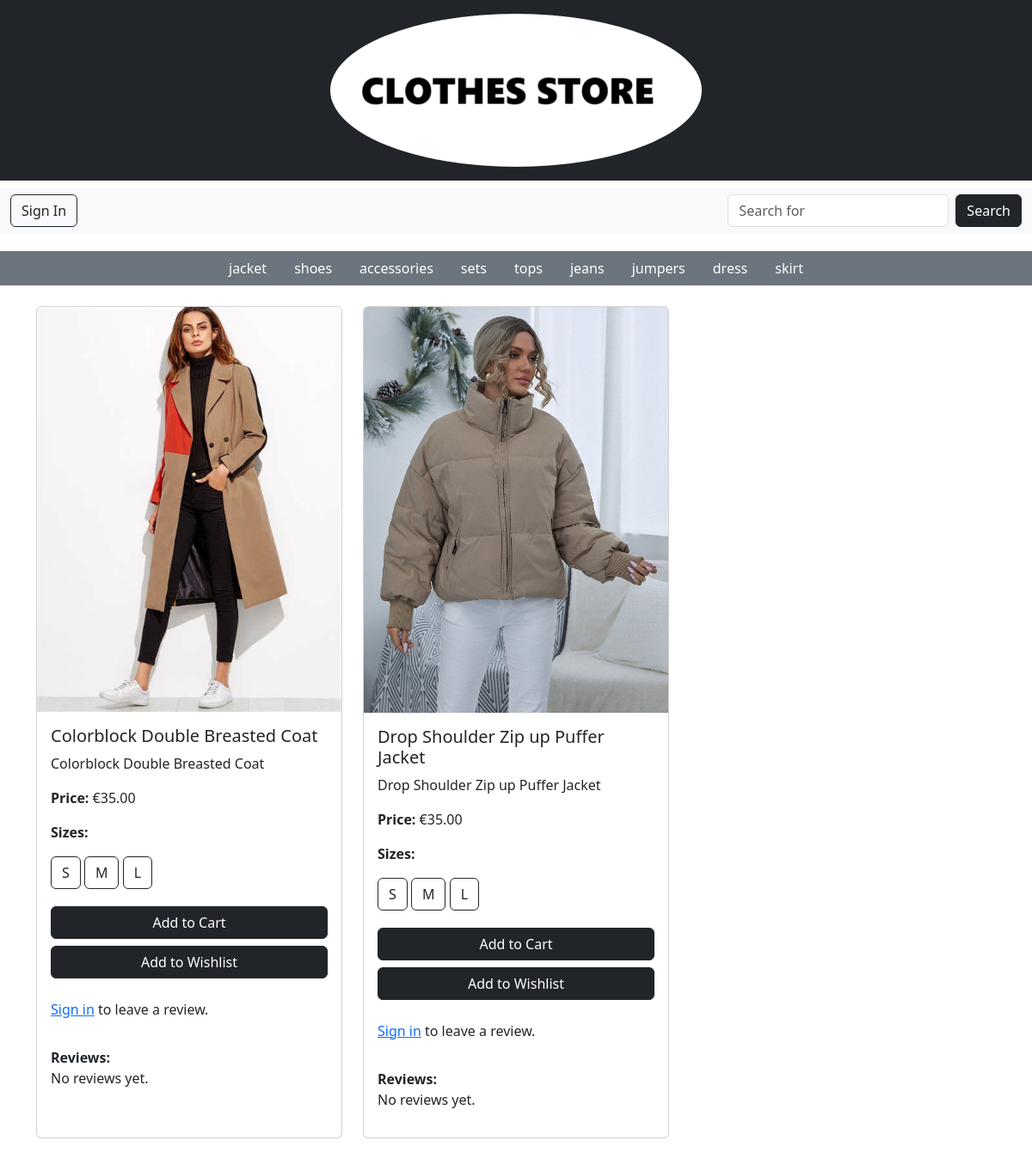
/store/women/?subcategory=jacket, run on an earlier commit of the app's database.
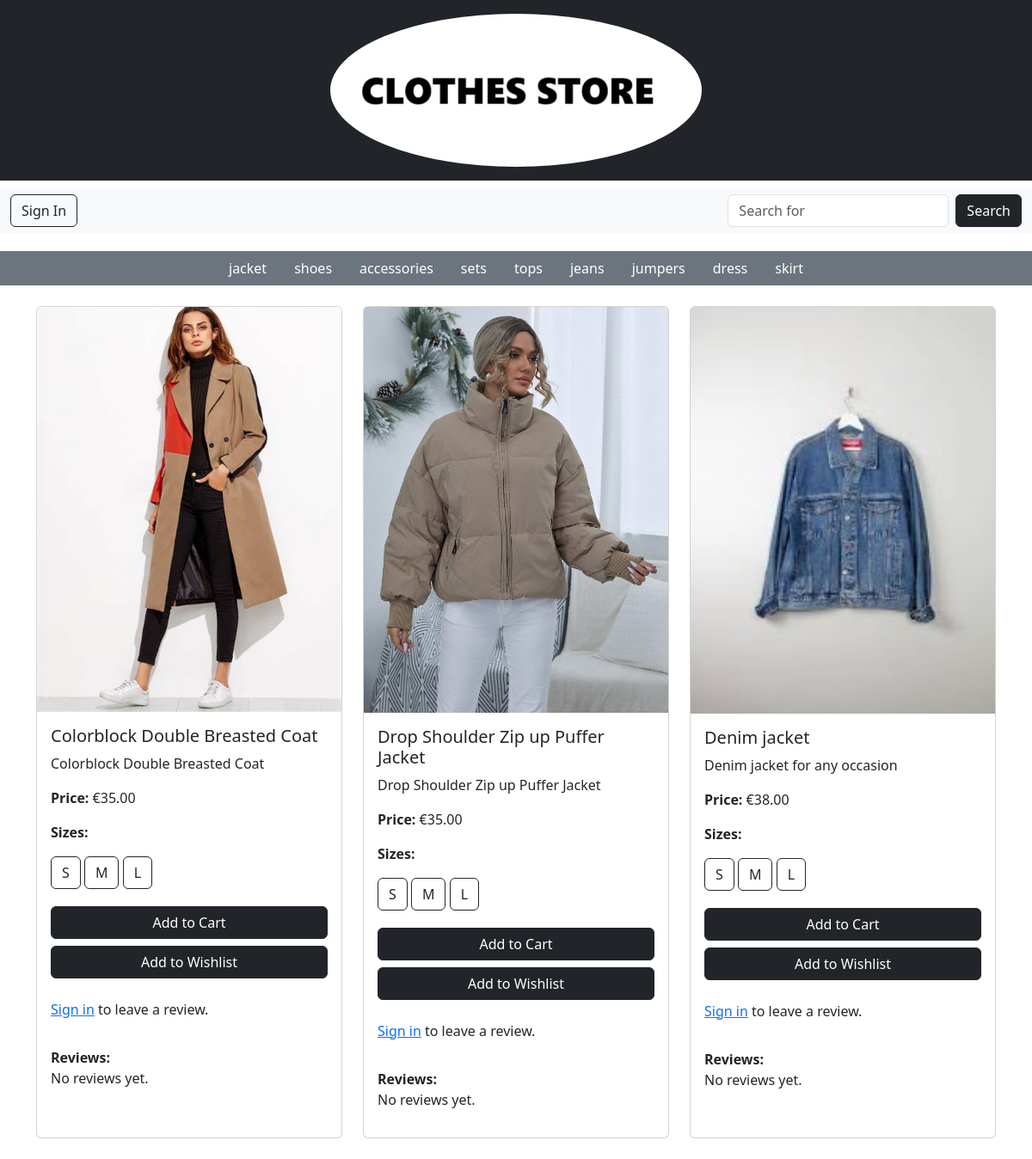
And on a later commit of the database.
### store/models.py (models this page shows, shortened)
class Category(models.Model):
    name = models.CharField(max_length=255)
    parent = models.ForeignKey('self', on_delete=models.CASCADE, null=True, blank=True, related_name='subcategories')

class Product(models.Model):
    name = models.CharField(max_length=255)
    description = models.TextField()
    price = models.DecimalField(max_digits=10, decimal_places=2)
    category = models.ForeignKey(Category, on_delete=models.CASCADE)
    image = models.ImageField(null=True, blank=True)
    sizes = models.ManyToManyField(Size, related_name='products')
    colour = models.CharField(max_length=50, blank=True, null=True)
    quantity_in_stock = models.PositiveIntegerField(default=0)

class Size(models.Model):
    name = models.CharField(max_length=50)

### store/views.py (the view)
# urls.py: path('store/women/', womens_view, name='womens'),
def womens_view(request):
    women_category = get_object_or_404(Category, name__iexact="Women")
    subcategories = Category.objects.filter(parent=women_category)
    subcategory_name = request.GET.get('subcategory')
    if subcategory_name:
        subcategory = get_object_or_404(Category, name__iexact=subcategory_name, parent=women_category)
        products = Product.objects.filter(category=subcategory)
    else:
        products = Product.objects.filter(category__in=[women_category] + list(subcategories))
    return render(request, 'womens.html', {
        'products': products,
        'subcategories': subcategories,
    })

### cart/context_processors.py (called while the page is built)
def counter(request):
    item_count = 0
    if 'admin' in request.path:
        return {}
    else:
        try:
            cart = Cart.objects.filter(cart_id=_cart_id(request))
            cart_items = CartItem.objects.all().filter(cart=cart[:1])
            for cart_item in cart_items:
                item_count += cart_item.quantity
        except Cart.DoesNotExist:
            item_count = 0
    return {'item_count':item_count}

### cart/views.py (called while the page is built)
def _cart_id(request):
    cart = request.session.session_key
    if not cart:
        cart = request.session.create()
    return cart

### loyalty/context_processors.py (called while the page is built)
def loyalty_points(request):
    if request.user.is_authenticated:
        try:
            loyalty = Loyalty.objects.get(user=request.user)
        except Loyalty.DoesNotExist:
            loyalty = None
    else:
        loyalty = None
    return {'loyalty': loyalty}

### pages/templates/womens.html (shortened to what the changed rows need)
{% load static %}
<!DOCTYPE html>
<html lang="en">
<head>
    <link rel="stylesheet" href="{% static 'css/style.css' %}">
    <link href="https://cdn.jsdelivr.net/npm/bootstrap@5.3.3/dist/css/bootstrap.min.css" rel="stylesheet">
</head>
<body>
    {% include 'nav.html' %}
    <nav class="category-nav bg-secondary text-center mt-2">
        <ul class="nav justify-content-center">
            {% for subcategory in subcategories %}
                <li class="nav-item">
                    <a class="nav-link text-white {% if subcategory.name == selected_subcategory %}active{% endif %}"
                       href="?subcategory={{ subcategory.name }}">
                        {{ subcategory.name }}
                    </a>
                </li>
            {% endfor %}
        </ul>
    </nav>
    <div class="container mt-4">
        <div class="row">
            {% for product in products %}
                <div class="col-md-4 mb-4">
                    <div class="card h-100">
                        {% if product.image %}
                            <img src="{{ product.image.url }}" class="card-img-top" alt="{{ product.name }}">
                        {% else %}
                            <img src="{% static 'images/default.jpg' %}" class="card-img-top" alt="Default Image">
                        {% endif %}
                        <div class="card-body d-flex flex-column">
                            <h5 class="card-title">{{ product.name }}</h5>
                            <p class="card-text">{{ product.description }}</p>
                            <p><strong>Price:</strong> €{{ product.price }}</p>
                            <div class="size-buttons mb-3">
                                <p><strong>Sizes:</strong></p>
                                {% for size in product.sizes.all %}
                                    <button class="btn btn-outline-dark size-btn mb-1" data-product-id="{{ product.id }}" data-size-id="{{ size.id }}">
                                        {{ size.name }}
                                    </button>
                                {% endfor %}
                            </div>
                            <a href="#" class="btn btn-dark add-to-cart mb-2" data-product-id="{{ product.id }}">
                                Add to Cart
                            </a>
                            <a href="#" class="btn btn-dark add-to-wishlist mb-3">Add to Wishlist</a>
                            {% if user.is_authenticated %}
                                <form method="post" action="{% url 'submit_review' %}">
                                    {% csrf_token %}
                                    <input type="hidden" name="product" value="{{ product.id }}">
                                    <div class="mb-2">
                                        <label for="review-text-{{ product.id }}" class="form-label"><strong>Review</strong></label>
                                        <textarea name="review_text" id="review-text-{{ product.id }}" rows="3" class="form-control" placeholder="Write your review..."></textarea>
                                    </div>
                                    <div class="mb-2">
                                        <label for="rating-{{ product.id }}" class="form-label"><strong>Rating</strong></label>
                                        <select name="rating" id="rating-{{ product.id }}" class="form-control">
                                            {% for i in "12345" %}
                                                <option value="{{ i }}">{{ i }}</option>
                                            {% endfor %}
                                        </select>
                                    </div>
                                    <button type="submit" class="btn btn-sm btn-outline-dark">Submit Review</button>
                                </form>
                            {% else %}
                                <p class="mt-2"><a href="{% url 'cos_accounts:signin' %}">Sign in</a> to leave a review.</p>
                            {% endif %}
                            <div class="mt-3">
                                <strong>Reviews:</strong>
                                {% for review in product.reviews.all %}
                                    <div class="border p-2 mt-2">
                                        <strong>{{ review.user.username }}</strong> rated: {{ review.rating }}★<br>
                                        {{ review.review_text }}
                                    </div>
                                {% empty %}
                                    <p>No reviews yet.</p>
                                {% endfor %}
                            </div>
                        </div>
                    </div>
                </div>
            {% empty %}
                <p class="text-center">No products available in this category.</p>
            {% endfor %}
        </div>
    </div>
</body>
</html>

What changed in the data, as far as the page shows it:
added Product: image (picture), name "Denim jacket", description "Denim jacket for any occasion", price "38.00", Size (name "S"), Size (name "M"), Size (name "L")
